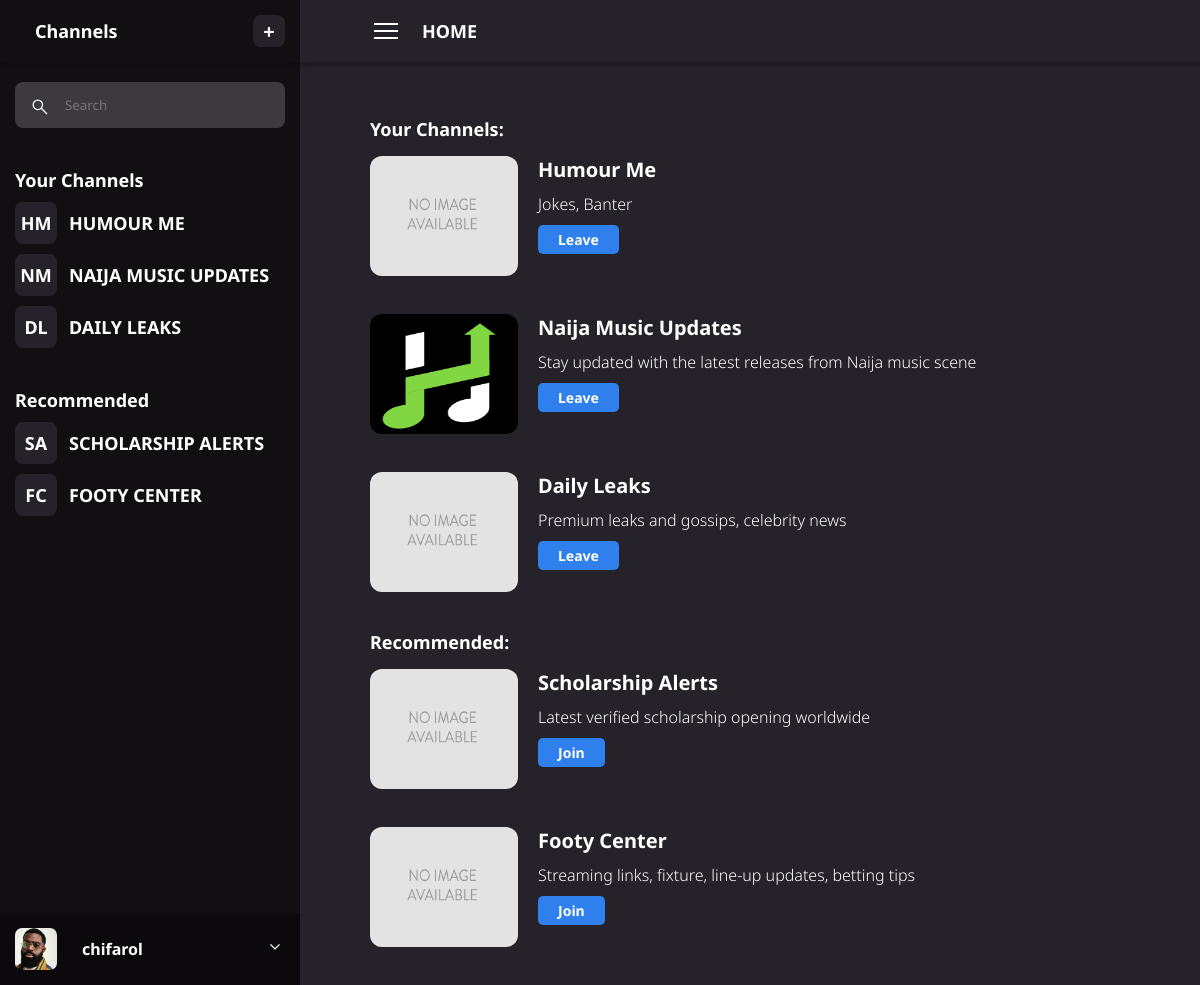
The app's page / (signed in) with its own data.
### chatroom/models.py (models this page shows, shortened)
class Channel(models.Model):
  title = models.CharField(max_length=100)
  slug = models.SlugField(max_length=200,unique=True)
  desc = models.CharField(max_length=250)
  created_by = models.ForeignKey(User, on_delete=models.SET_NULL, related_name='channels_created', null=True)
  channel_pic = models.ImageField(blank=True, null=True)
  members = models.ManyToManyField(Member, related_name='channels', blank=True)
  def image_url(self):
    if self.channel_pic and hasattr(self.channel_pic, 'url'):
      return self.channel_pic.url
    else:
      return '/static/chatroom/temp-images/no_image.png'
  def get_absolute_url(self):
    return reverse('chatroom:channel_detail', args=[self.slug])
  def channel_abv(self):
    abv = ''
    slug=str(self.slug)
    slug_split = slug.split('-')
    for x in slug_split:
      abv+=x[0]
    return abv[:2]

class Member(models.Model):
  user = models.OneToOneField(User, on_delete=models.CASCADE, related_name='member')
  photo = models.ImageField(blank=True, null=True )

### chatroom/views.py (the view)
# urls.py: path('',views.home, name='home'),
@login_required
def home(req):
    username = req.user.get_username()
    user_obj = User.objects.get(username=username)
    user_channel_list = user_obj.member.channels.all()
    channel_list = Channel.objects.exclude(id__in=user_channel_list)
    new_channel_form = ChannelForm()
    context = {
        'previous': False,
        'channel_title': 'Channels',
        'channel_list': channel_list,
        'user_channel_list': user_channel_list,
      'new_channel_form':new_channel_form
    }
    return render(req, 'chatroom/parts/home.html', {'context': context})

### chatroom/templates/chatroom/parts/home.html (shortened to what this page needs)
{% extends '../base.html' %}
{% load static %}
{% block sidebar %}
<div id="sidebar">
      <div id="sidebar-top">
        <span id="channels-link"><a href="">{{context.channel_title}}</a></span>
        <span id="add-channel">&#43;</span>
      </div>
      <div id="sidebar-middle">
        <div id="search">
          <form action="{% url 'chatroom:search' %}" >
            <img src="{% static 'chatroom/temp-images/search.svg' %}" alt="" id="search-icon" />
            <input type="search" name="search" id="search-input" placeholder="Search">
          </form>
        </div>
        <div id="channel-list">
         <span class="channel-list-title">Your Channels</span>
          {% for y in context.user_channel_list %}
          <a href="{{ y.get_absolute_url }}" class="channel-item">
            <div class="channel-item-no">
              {{y.channel_abv}}
            </div>
            <div class="channel-item-name">
              {{y.title}}
            </div>
          </a>
          {% empty %}
          <span>You've not joined any channel yet</span>
          {% endfor %}
        </div>
        <div id="channel-list">
          <span class="channel-list-title">Recommended</span>
          {% for x in context.channel_list %}
          <a href="{{ x.get_absolute_url }}" class="channel-item">
            <div class="channel-item-no">
              {{x.channel_abv}}
            </div>
            <div class="channel-item-name">
              {{x.title}}
            </div>
          </a>
          {% endfor %}
        </div>
      </div>
      {% include './sidebar_bottom.html' %}
    </div>
{% endblock %}
{% block main %}
<div id="main">
      <div id="main-top">
        <img src="{% static 'chatroom/temp-images/menu-solid.svg' %}" alt="" id="menu-icon">
        <p>Home</p>
      </div>
      <div id="main-middle" ">
        <h3 class="channel-listing-heading">Your Channels:</h3>
        {% for x in context.user_channel_list %}
        <div class="channel-listing-item">
          <div class="channel-listing-item-dp" >
            <a href="{{x.get_absolute_url}}" target="_self">
            <img src="{{ x.image_url }}" alt="" /> </a>
          </div>
          <div class="channel-listing-item-right">
            <div class="channel-listing-item-title">
              <a href="{{x.get_absolute_url}}" target="_self">{{ x.title }}</a>
            </div>
            <div class="channel-listing-item-desc">
              <p>
                {{ x.desc | truncatewords:20  }}
              </p>
            </div>
            <div class="channel-listing-item-cta">
              <a href="{% url 'chatroom:leave_channel' x.slug %}">
                Leave
              </a>
            </div>
          </div>
        </div>
        {% endfor %}
        <h3 class="channel-listing-heading">Recommended:</h3>
        {% for x in context.channel_list %}
        <div class="channel-listing-item">
          <div class="channel-listing-item-dp" >
            <a href="{{x.get_absolute_url}}" target="_self">
            <img src="{{ x.image_url }}" alt="" /> </a>
          </div>
          <div class="channel-listing-item-right">
            <div class="channel-listing-item-title">
              <a href="{{x.get_absolute_url}}" target="_self">{{ x.title }}</a>
            </div>
            <div class="channel-listing-item-desc">
              <p>
                {{ x.desc | truncatewords:20  }}
              </p>
            </div>
            <div class="channel-listing-item-cta">
              <a href="{% url 'chatroom:join_channel' x.slug %}">
                Join
              </a>
            </div>
          </div>
        </div>
        {% endfor %}
      </div>
    </div>
{% endblock %}

### chatroom/templates/chatroom/base.html (shortened to what this page needs)
{% load static %}
<!DOCTYPE html>
<html lang="en">
<head>
  <link rel="stylesheet" href="{% static 'chatroom/styles.css' %}" />
</head>
<body>
  <div id="main-container">
  {% block sidebar %}
  {% endblock %}
  {% block main %}
  {% endblock %}
  </div>
</body>
</html>

### chatroom/templates/chatroom/parts/sidebar_bottom.html (shortened to what this page needs)
{% load static %}
<div id="sidebar-bottom">
        {% if request.user.member.photo.url %}
        <img src="{{request.user.member.photo.url}}" alt="" id="sidebar-dp" />
        {% else %}
        <img src="{% static 'chatroom/temp-images/no_images.png' %}" alt="" id="sidebar-dp" />
        {% endif %}
        <div id="sidebar-extra">
          <p id="sidebar-display-name">
            {{request.user.username}}
          </p>
          <span id="sidebar-bottom-expander">
            <img src="{% static 'chatroom/temp-images/down-arrow.svg' %}" alt="" id="sidebar-bottom-expander-icon">
          </span>
        </div>
      </div>

### chatroom/static/chatroom/styles.css (style rules this page uses)
* { margin: 0; padding: 0; box-sizing: border-box; color: white; font-family: "noto sans", sans-serif; }
a { text-decoration: none; }
body { width: 100%; height: 100vh; }
#main-container { width:100%; height:100%; display: grid; grid-template-columns: 25% 75%; background-color: #120f13; }
#sidebar { background-color: #120f13; display: flex; flex-direction: column; font-weight:700; height: 100vh; overflow:scroll; }
#sidebar-top { font-size:18px; display: flex; justify-content: space-between; padding: 15px; display: flex; align-items: center; box-shadow: 0px 4px 4px rgba(0, 0, 0, 0.25); height: 62px; }
#channels-link { margin-right: auto; margin-left:20px; }
#add-channel { background-color: #252329; height: 32px; width: 32px; display: flex; justify-content: center; align-items: center; border-radius: 8px; font-size:20px; cursor:pointer; }
#sidebar-middle { font-size:18px; margin: 20px 15px; display: flex; flex-direction: column; height: auto; }
#search { margin-bottom:25px; }
#search-input { position: relative; background-color: #3c393f; border: unset; border-radius: 8px; width: 100%; height: 46px; padding-left:50px; }
#search-icon { height:20px; width:20px; position:absolute; z-index:100; margin:15px; }
#channel-list { margin:15px 0; }
.channel-item { display: flex; align-items: center; text-transform: uppercase; margin: 10px 0; }
.channel-item-no { background-color: #252329; height: 42px; width: 42px; display: flex; justify-content: center; align-items: center; border-radius: 8px; margin-right: 12px; }
#sidebar-bottom { display: flex; margin-top:auto; padding: 15px; align-items:center; background-color:#0B090C; }
#sidebar-dp { width: 42px; height: 42px; border-radius:7px; }
#sidebar-extra { display: flex; align-items:center; justify-content:space-between; width:100%; }
#sidebar-display-name { margin: 0 25px; }
#sidebar-bottom-expander { position: relative; cursor:pointer; }
#sidebar-bottom-expander img { height: 20px; }
#main { background-color: #252329; display: flex; flex-direction: column; font-weight:700; height: 100vh; overflow:scroll; }
#main-top { position:sticky; font-size:18px; text-transform:uppercase; display: flex; padding: 15px 70px; display: flex; align-items: center; box-shadow: 0px 4px 4px rgba(0, 0, 0, 0.25); height: 62px; }
#menu-icon { width:32px; height:32px; margin-right:20px; }
#main-top p { height: 32px; display: flex; align-items: center; }
#main-middle { padding: 20px 50px 0 70px; margin-right:20px; margin-top:20px; }
.channel-listing-heading { margin:15px 0; font-size:18px; }
.channel-listing-item { display: grid; margin-bottom: 38px; grid-template-columns: 1fr 4fr; column-gap:20px; height:120px; }
.channel-listing-item-right { width:100%; height:100%; display:flex; flex-direction:column; }
.channel-listing-item-title { font-weight:700; font-size:20px; text-transform:capitalize; }
.channel-listing-item-desc { font-weight:300; font-size:16px; margin-top:10px; }
.channel-listing-item-cta { height: auto; display: flex; }
.channel-listing-item-cta a { margin-right: 10px; margin-top:10px; padding: 5px 20px; border-radius: 5px; font-size:14px; background-color: #2F80ED; }
.channel-listing-item-dp { width:100%; height:120px; }
.channel-listing-item-dp img { width: 100%; height: 100%; object-fit: fill; border-radius:12px; }

### records on screen
Channel: channel_abv "HM", title "HUMOUR ME", title "Humour Me", desc "Jokes, Banter"
Channel: channel_abv "NM", title "NAIJA MUSIC UPDATES", image_url (picture), title "Naija Music Updates", desc "Stay updated with the latest releases from Naija music scene"
Channel: channel_abv "DL", title "DAILY LEAKS", title "Daily Leaks", desc "Premium leaks and gossips, celebrity news"
Channel: channel_abv "SA", title "SCHOLARSHIP ALERTS", title "Scholarship Alerts", desc "Latest verified scholarship opening worldwide"
Channel: channel_abv "FC", title "FOOTY CENTER", title "Footy Center", desc "Streaming links, fixture, line-up updates, betting tips"

### other values on screen
{{ context.channel_title }} "Channels"
{{ request.user.username }} "chifarol"
